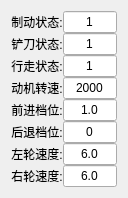
         <widget class="QWidget" name="">
          <property name="geometry">
           <rect>
            <x>0</x>
            <y>0</y>
            <width>128</width>
            <height>181</height>
           </rect>
          </property>
          <layout class="QFormLayout" name="formLayout_23">
           <property name="sizeConstraint">
            <enum>QLayout::SetMinimumSize</enum>
           </property>
           <property name="labelAlignment">
            <set>Qt::AlignLeading|Qt::AlignLeft|Qt::AlignTop</set>
           </property>
           <property name="horizontalSpacing">
            <number>0</number>
           </property>
           <property name="verticalSpacing">
            <number>0</number>
           </property>
           <item row="0" column="0">
            <widget class="QLabel" name="label_593">
             <property name="font">
              <font>
               <pointsize>9</pointsize>
              </font>
             </property>
             <property name="text">
              <string>制动状态:</string>
             </property>
             <property name="alignment">
              <set>Qt::AlignCenter</set>
             </property>
            </widget>
           </item>
           <item row="0" column="1">
            <widget class="QLineEdit" name="umbd_brakeState">
             <property name="font">
              <font>
               <pointsize>9</pointsize>
              </font>
             </property>
             <property name="text">
              <string>1</string>
             </property>
             <property name="alignment">
              <set>Qt::AlignCenter</set>
             </property>
            </widget>
           </item>
           <item row="1" column="0">
            <widget class="QLabel" name="label_594">
             <property name="font">
              <font>
               <pointsize>9</pointsize>
              </font>
             </property>
             <property name="text">
              <string>铲刀状态:</string>
             </property>
             <property name="alignment">
              <set>Qt::AlignCenter</set>
             </property>
            </widget>
           </item>
           <item row="1" column="1">
            <widget class="QLineEdit" name="umbd_bladeLockState">
             <property name="font">
              <font>
               <pointsize>9</pointsize>
              </font>
             </property>
             <property name="text">
              <string>1</string>
             </property>
             <property name="alignment">
              <set>Qt::AlignCenter</set>
             </property>
            </widget>
           </item>
           <item row="2" column="0">
            <widget class="QLabel" name="label_597">
             <property name="font">
              <font>
               <pointsize>9</pointsize>
              </font>
             </property>
             <property name="text">
              <string>行走状态:</string>
             </property>
             <property name="alignment">
              <set>Qt::AlignCenter</set>
             </property>
            </widget>
           </item>
           <item row="2" column="1">
            <widget class="QLineEdit" name="umbd_walkLockState">
             <property name="font">
              <font>
               <pointsize>9</pointsize>
              </font>
             </property>
             <property name="text">
              <string>1</string>
             </property>
             <property name="alignment">
              <set>Qt::AlignCenter</set>
             </property>
            </widget>
           </item>
           <item row="3" column="0">
            <widget class="QLabel" name="label_598">
             <property name="font">
              <font>
               <pointsize>9</pointsize>
              </font>
             </property>
             <property name="text">
              <string>动机转速:</string>
             </property>
             <property name="alignment">
              <set>Qt::AlignCenter</set>
             </property>
            </widget>
           </item>
           <item row="3" column="1">
            <widget class="QLineEdit" name="umbd_engineRpm">
             <property name="font">
              <font>
               <pointsize>9</pointsize>
              </font>
             </property>
             <property name="text">
              <string>2000</string>
             </property>
             <property name="alignment">
              <set>Qt::AlignCenter</set>
             </property>
            </widget>
           </item>
           <item row="4" column="0">
            <widget class="QLabel" name="label_595">
             <property name="font">
              <font>
               <pointsize>9</pointsize>
              </font>
             </property>
             <property name="text">
              <string>前进档位:</string>
             </property>
             <property name="alignment">
              <set>Qt::AlignCenter</set>
             </property>
            </widget>
           </item>
           <item row="4" column="1">
            <widget class="QLineEdit" name="umbd_forwardGear">
             <property name="font">
              <font>
               <pointsize>9</pointsize>
              </font>
             </property>
             <property name="text">
              <string>1.0</string>
             </property>
             <property name="alignment">
              <set>Qt::AlignCenter</set>
             </property>
            </widget>
           </item>
           <item row="5" column="0">
            <widget class="QLabel" name="label_596">
             <property name="font">
              <font>
               <pointsize>9</pointsize>
              </font>
             </property>
             <property name="text">
              <string>后退档位:</string>
             </property>
             <property name="alignment">
              <set>Qt::AlignCenter</set>
             </property>
            </widget>
           </item>
           <item row="5" column="1">
            <widget class="QLineEdit" name="umbd_backGear">
             <property name="font">
              <font>
               <pointsize>9</pointsize>
              </font>
             </property>
             <property name="text">
              <string>0</string>
             </property>
             <property name="alignment">
              <set>Qt::AlignCenter</set>
             </property>
            </widget>
           </item>
           <item row="6" column="0">
            <widget class="QLabel" name="label_605">
             <property name="font">
              <font>
               <pointsize>9</pointsize>
              </font>
             </property>
             <property name="text">
              <string>左轮速度:</string>
             </property>
             <property name="alignment">
              <set>Qt::AlignCenter</set>
             </property>
            </widget>
           </item>
           <item row="6" column="1">
            <widget class="QLineEdit" name="umbd_leftMotorSpeed">
             <property name="font">
              <font>
               <pointsize>9</pointsize>
              </font>
             </property>
             <property name="text">
              <string>6.0</string>
             </property>
             <property name="alignment">
              <set>Qt::AlignCenter</set>
             </property>
            </widget>
           </item>
           <item row="7" column="0">
            <widget class="QLabel" name="label_606">
             <property name="font">
              <font>
               <pointsize>9</pointsize>
              </font>
             </property>
             <property name="text">
              <string>右轮速度:</string>
             </property>
             <property name="alignment">
              <set>Qt::AlignCenter</set>
             </property>
            </widget>
           </item>
           <item row="7" column="1">
            <widget class="QLineEdit" name="umbd_rightMotorSpeed">
             <property name="font">
              <font>
               <pointsize>9</pointsize>
              </font>
             </property>
             <property name="text">
              <string>6.0</string>
             </property>
             <property name="alignment">
              <set>Qt::AlignCenter</set>
             </property>
            </widget>
           </item>
          </layout>
         </widget>
